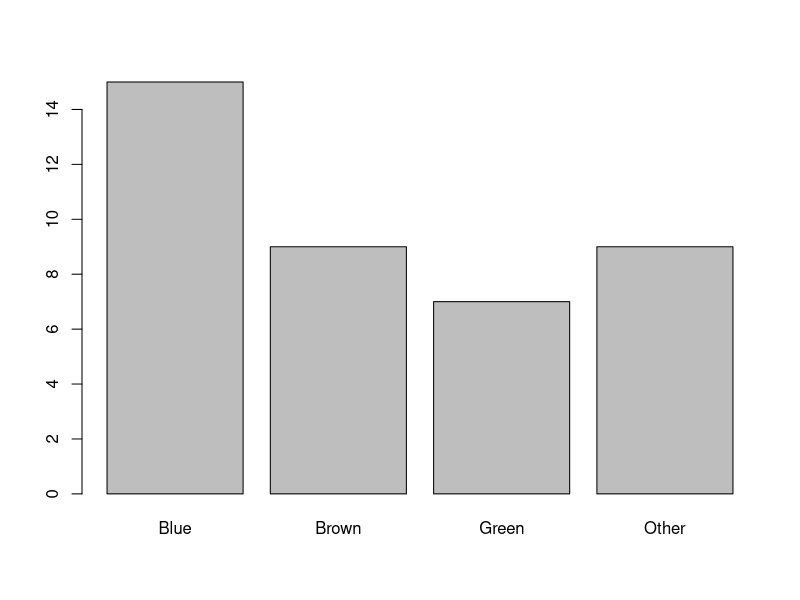
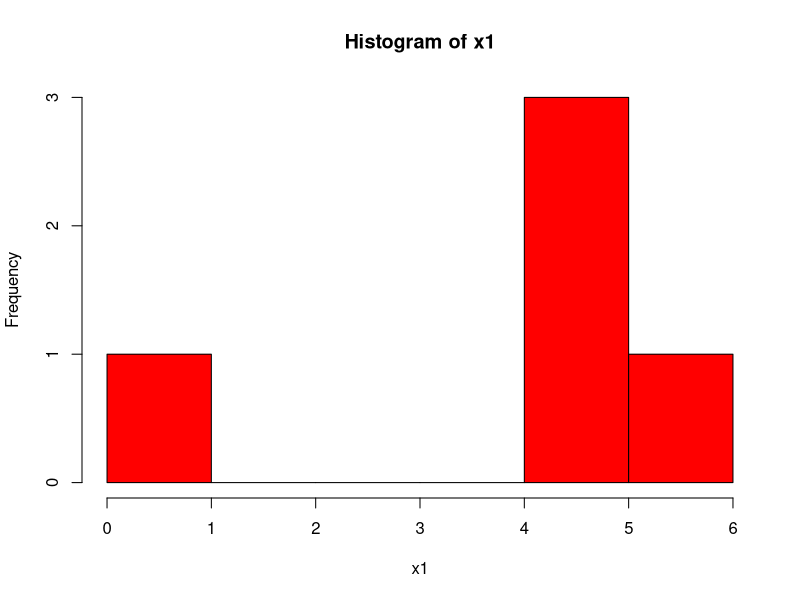
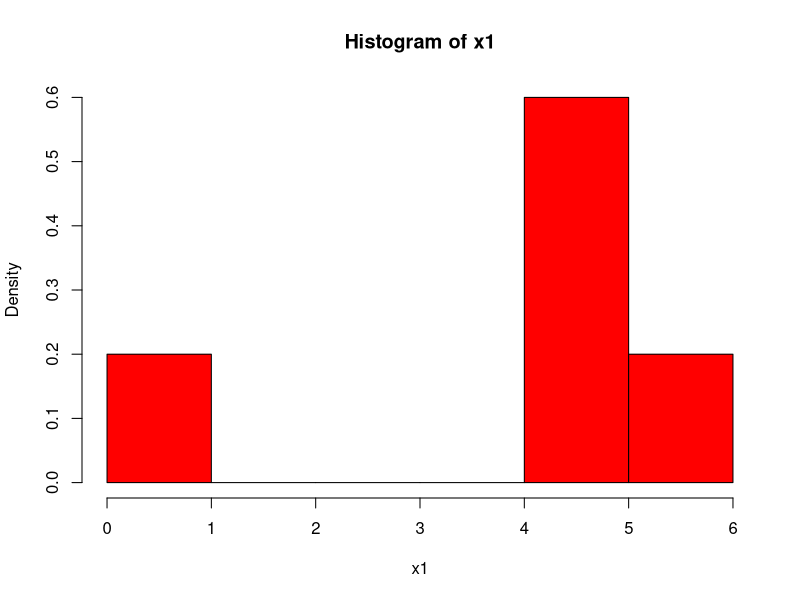
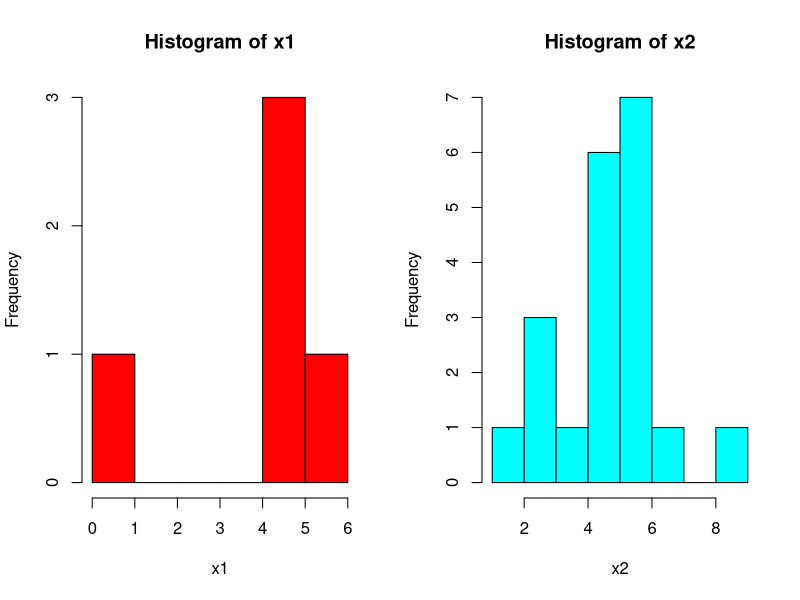

These charts were generated, in order, by the following R code:
setwd("C:/Users/pryor/Documents/GitHubProjects/STAT421")
survey <- read.csv("./data/survey-data.csv", head = T)

# look at first six rows of data frame
head(survey)

# names of columns (vars) in data frame
names(survey)

table(survey$Eye.Color)
table(survey$Eye.Color)/sum(table(survey$Eye.Color))
barplot(table(survey$Eye.Color))


help(rnorm)
set.seed(111)

x1 <- rnorm(n = 5, mean = 5, sd = 2)

x1
mean(x1)
sd(x1)
summary(x1)

hist(x1, nclass = 5, col = "red")
hist(x1, freq = FALSE, nclass = 5, col = 'red')


x2 <- rnorm(n = 20, mean = 5, sd = 2)
x2
mean(x2)
sd(x2)
summary(x2)

par(mfrow = c(1,2))
hist(x1, nclass = 5, col = "red")
hist(x2, nclass=5, col = "cyan")


set.seed(3)
x <- rnorm(9, 6, 2)
x

#concat original x with single value 20 (append to list)
x_10 <- c(x, 20)
mean(x)
mean(x_10)

# first 5 elements
x_10[1:5]

#ninth element
x[9]

#first element......
x[1]


#all elements except first
x[-1]


